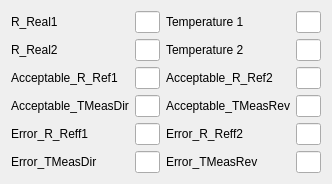
    <widget class="QWidget" name="layoutWidget_2">
     <property name="geometry">
      <rect>
       <x>90</x>
       <y>20</y>
       <width>332</width>
       <height>152</height>
      </rect>
     </property>
     <layout class="QGridLayout" name="gridLayout_11">
      <item row="0" column="0">
       <widget class="QLabel" name="label_74">
        <property name="text">
         <string>R_Real1</string>
        </property>
       </widget>
      </item>
      <item row="0" column="1">
       <widget class="QLineEdit" name="lineEdit_R_Real1_2"/>
      </item>
      <item row="0" column="2">
       <widget class="QLabel" name="label_75">
        <property name="text">
         <string>Temperature 1 </string>
        </property>
       </widget>
      </item>
      <item row="2" column="1">
       <widget class="QLineEdit" name="lineEdit_Acceptable_R_Ref1_2"/>
      </item>
      <item row="2" column="0">
       <widget class="QLabel" name="label_78">
        <property name="text">
         <string>Acceptable_R_Ref1</string>
        </property>
       </widget>
      </item>
      <item row="2" column="2">
       <widget class="QLabel" name="label_79">
        <property name="text">
         <string>Acceptable_R_Ref2</string>
        </property>
       </widget>
      </item>
      <item row="2" column="3">
       <widget class="QLineEdit" name="lineEdit_Acceptable_R_Ref2_2"/>
      </item>
      <item row="1" column="3">
       <widget class="QLineEdit" name="lineEdit_Temperature2_2"/>
      </item>
      <item row="1" column="0">
       <widget class="QLabel" name="label_76">
        <property name="text">
         <string>R_Real2</string>
        </property>
       </widget>
      </item>
      <item row="0" column="3">
       <widget class="QLineEdit" name="lineEdit_Temperature1_2"/>
      </item>
      <item row="1" column="2">
       <widget class="QLabel" name="label_77">
        <property name="text">
         <string>Temperature 2</string>
        </property>
       </widget>
      </item>
      <item row="1" column="1">
       <widget class="QLineEdit" name="lineEdit_R_Real2_2"/>
      </item>
      <item row="4" column="0">
       <widget class="QLabel" name="label_82">
        <property name="text">
         <string>Error_R_Reff1</string>
        </property>
       </widget>
      </item>
      <item row="4" column="1">
       <widget class="QLineEdit" name="lineEdit_Error_R_Reff1_2"/>
      </item>
      <item row="4" column="2">
       <widget class="QLabel" name="label_83">
        <property name="text">
         <string>Error_R_Reff2</string>
        </property>
       </widget>
      </item>
      <item row="4" column="3">
       <widget class="QLineEdit" name="lineEdit_Error_R_Reff2_2"/>
      </item>
      <item row="5" column="0">
       <widget class="QLabel" name="label_84">
        <property name="text">
         <string>Error_TMeasDir</string>
        </property>
       </widget>
      </item>
      <item row="5" column="1">
       <widget class="QLineEdit" name="lineEdit_Error_TMeasDir_2"/>
      </item>
      <item row="5" column="2">
       <widget class="QLabel" name="label_85">
        <property name="text">
         <string>Error_TMeasRev</string>
        </property>
       </widget>
      </item>
      <item row="5" column="3">
       <widget class="QLineEdit" name="lineEdit_Error_TMeasRev_2"/>
      </item>
      <item row="3" column="0">
       <widget class="QLabel" name="label_80">
        <property name="text">
         <string>Acceptable_TMeasDir</string>
        </property>
       </widget>
      </item>
      <item row="3" column="2">
       <widget class="QLabel" name="label_81">
        <property name="text">
         <string>Acceptable_TMeasRev</string>
        </property>
       </widget>
      </item>
      <item row="3" column="3">
       <widget class="QLineEdit" name="lineEdit_Acceptable_TMeasRev_2"/>
      </item>
      <item row="3" column="1">
       <widget class="QLineEdit" name="lineEdit_Acceptable_TMeasDir_2"/>
      </item>
     </layout>
    </widget>
